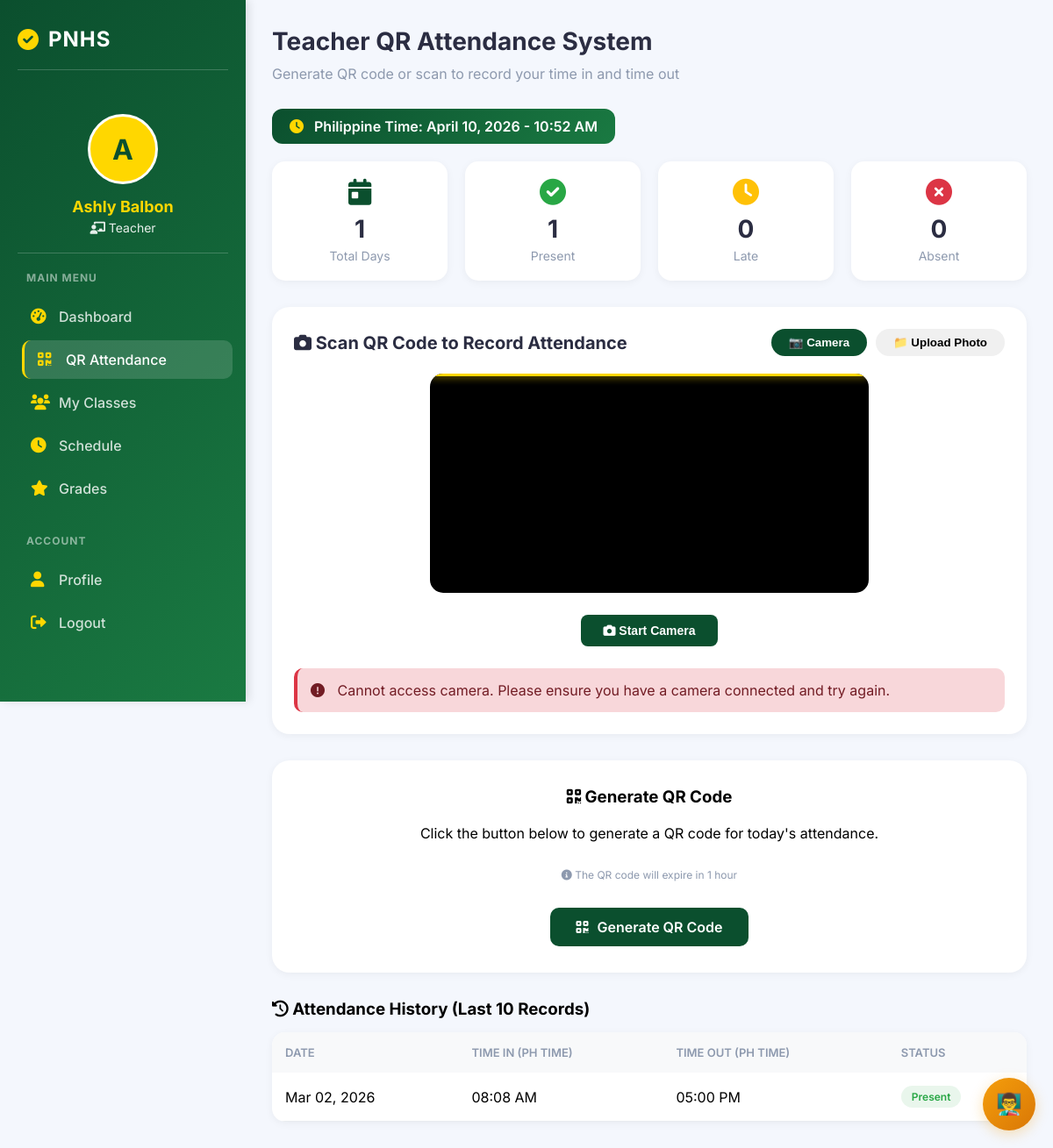
The app's page /teacher/attendance_qr.php (signed in), older data.
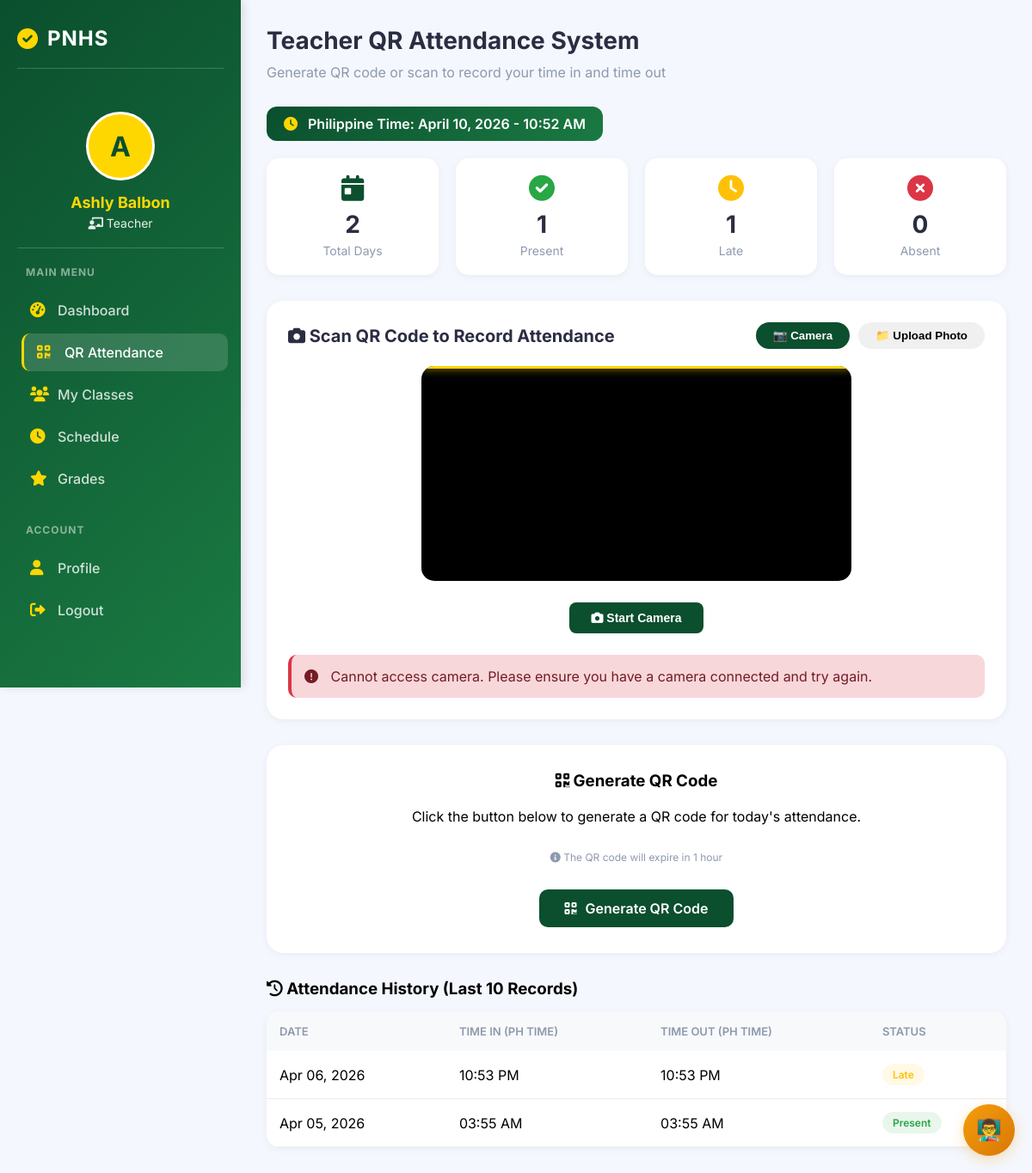
The same page, newer data.
### tables this page shows
CREATE TABLE `teacher_attendance` (
  `id` int(11) NOT NULL,
  `teacher_id` int(11) NOT NULL,
  `date` date NOT NULL,
  `time_in` time DEFAULT NULL,
  `time_out` time DEFAULT NULL,
  `status` enum('Present','Absent','Late','Pending') NOT NULL DEFAULT 'Pending',
  `remarks` text DEFAULT NULL,
  `created_at` timestamp NOT NULL DEFAULT current_timestamp(),
  `qr_token` varchar(100) DEFAULT NULL,
  `session_status` enum('active','used','expired','completed') DEFAULT 'active',
  `expires_at` datetime DEFAULT NULL,
  `updated_at` timestamp NULL DEFAULT NULL ON UPDATE current_timestamp()
);

### teacher/attendance_qr.php (the view, shortened to what this page needs)
<?php
require_once '../config/database.php';
$teacher_id = $_SESSION['user']['id'];
$teacher_name = $_SESSION['user']['fullname'];
$today_stmt = $conn->prepare("
    SELECT * FROM teacher_attendance
    WHERE teacher_id = ? AND date = CURDATE()
    ORDER BY id DESC LIMIT 1
");
$today_stmt->execute([$teacher_id]);
$time_in_recorded = false;
$time_out_recorded = false;
$attendance_completed = false;
$active_session = null;
$today_stmt->execute([$teacher_id]);
$today_attendance = $today_stmt->fetch(PDO::FETCH_ASSOC);
$history_stmt = $conn->prepare("
    SELECT * FROM teacher_attendance
    WHERE teacher_id = ?
    ORDER BY date DESC, created_at DESC
    LIMIT 10
");
$history_stmt->execute([$teacher_id]);
$attendance_history = $history_stmt->fetchAll(PDO::FETCH_ASSOC);
$stats_stmt = $conn->prepare("
    SELECT
        COUNT(*) as total_days,
        SUM(CASE WHEN status = 'Present' THEN 1 ELSE 0 END) as present_days,
        SUM(CASE WHEN status = 'Late' THEN 1 ELSE 0 END) as late_days,
        SUM(CASE WHEN status = 'Absent' THEN 1 ELSE 0 END) as absent_days
    FROM teacher_attendance
    WHERE teacher_id = ?
");
$stats_stmt->execute([$teacher_id]);
$stats = $stats_stmt->fetch(PDO::FETCH_ASSOC);
$qr_url = '';
$ph_time = new DateTime('now', new DateTimeZone('Asia/Manila'));
$ph_time_display = $ph_time->format('h:i A');
$ph_date_display = $ph_time->format('F d, Y');
?>
<!DOCTYPE html>
<html lang="en">
<head>
    <link rel="stylesheet" href="https://cdnjs.cloudflare.com/ajax/libs/font-awesome/6.0.0/css/all.min.css">
</head>
<body>
    <div class="app-container">
        <div class="sidebar">
            <h2>
                <i class="fas fa-check-circle"></i>
                <span>PNHS</span>
            </h2>
            <div class="teacher-info">
                <div class="teacher-avatar">
                    <?php echo strtoupper(substr($teacher_name, 0, 1)); ?>
                </div>
                <h3><?php echo htmlspecialchars($teacher_name); ?></h3>
                <p><i class="fas fa-chalkboard-teacher"></i> Teacher</p>
            </div>
            <div class="menu-section">
                <h3>MAIN MENU</h3>
                <ul class="menu-items">
                    <li><a href="dashboard.php"><i class="fas fa-tachometer-alt"></i> <span>Dashboard</span></a></li>
                    <li><a href="attendance_qr.php" class="active"><i class="fas fa-qrcode"></i> <span>QR Attendance</span></a></li>
                    <li><a href="classes.php"><i class="fas fa-users"></i> <span>My Classes</span></a></li>
                    <li><a href="schedule.php"><i class="fas fa-clock"></i> <span>Schedule</span></a></li>
                    <li><a href="grades.php"><i class="fas fa-star"></i> <span>Grades</span></a></li>
                </ul>
            </div>
            <div class="menu-section">
                <h3>ACCOUNT</h3>
                <ul class="menu-items">
                    <li><a href="profile.php"><i class="fas fa-user"></i> <span>Profile</span></a></li>
                    <li><a href="../auth/logout.php"><i class="fas fa-sign-out-alt"></i> <span>Logout</span></a></li>
                </ul>
            </div>
        </div>
        <div class="main-content">
            <div class="dashboard-header">
                <h1>Teacher QR Attendance System</h1>
                <p>Generate QR code or scan to record your time in and time out</p>
            </div>
            <div class="ph-time">
                <i class="fas fa-clock"></i> Philippine Time: <?php echo $ph_date_display . ' - ' . $ph_time_display; ?>
            </div>
            <div class="stats-grid">
                <div class="stat-card">
                    <i class="fas fa-calendar-day"></i>
                    <div class="stat-number"><?php echo $stats['total_days'] ?? 0; ?></div>
                    <div class="stat-label">Total Days</div>
                </div>
                <div class="stat-card">
                    <i class="fas fa-check-circle" style="color: var(--success);"></i>
                    <div class="stat-number"><?php echo $stats['present_days'] ?? 0; ?></div>
                    <div class="stat-label">Present</div>
                </div>
                <div class="stat-card">
                    <i class="fas fa-clock" style="color: var(--warning);"></i>
                    <div class="stat-number"><?php echo $stats['late_days'] ?? 0; ?></div>
                    <div class="stat-label">Late</div>
                </div>
                <div class="stat-card">
                    <i class="fas fa-times-circle" style="color: var(--danger);"></i>
                    <div class="stat-number"><?php echo $stats['absent_days'] ?? 0; ?></div>
                    <div class="stat-label">Absent</div>
                </div>
            </div>
            <?php if(!$attendance_completed): ?>
            <div class="scanner-container">
                <div class="scanner-header">
                    <h3><i class="fas fa-camera"></i> Scan QR Code to Record Attendance</h3>
                    <div class="tab-buttons">
                        <button class="tab-btn active" onclick="switchTab('camera')">📷 Camera</button>
                        <button class="tab-btn" onclick="switchTab('upload')">📁 Upload Photo</button>
                    </div>
                </div>
                <div id="cameraScannerTab" class="scanner-tab active-tab">
                    <div class="video-container">
                        <video id="video" playsinline autoplay></video>
                    </div>
                    <div class="scanner-controls">
                        <button class="btn-scanner" id="startCameraBtn" onclick="startCamera()">
                            <i class="fas fa-camera"></i> Start Camera
                        </button>
                    </div>
                </div>
                <div class="scan-result" id="scanResult">
                    <div id="scanResultText"></div>
                </div>
            </div>
            <?php endif; ?>
            <div class="qr-card">
                <?php if($attendance_completed): ?>
                    <div class="qr-container">
                        <i class="fas fa-check-circle" style="font-size: 60px; color: var(--success);"></i>
                        <h3>Attendance Completed for Today</h3>
                        <p>You have already recorded both Time In and Time Out.</p>
                        <p><strong>Time In:</strong> <?php echo date('h:i A', strtotime($today_attendance['time_in'])); ?></p>
                        <p><strong>Time Out:</strong> <?php echo date('h:i A', strtotime($today_attendance['time_out'])); ?></p>
                        <p style="margin-top: 20px; color: var(--text-secondary);">You can generate a new QR code tomorrow for the next attendance day.</p>
                    </div>
                <?php else: ?>
                    <div class="qr-container">
                        <h3><i class="fas fa-qrcode"></i> Generate QR Code</h3>
                        <p>Click the button below to generate a QR code for today's attendance.</p>
                        <p style="font-size: 12px; color: var(--text-secondary); margin: 10px 0;">
                            <i class="fas fa-info-circle"></i> The QR code will expire in 1 hour
                        </p>
                        <a href="?generate=1" class="btn-generate">
                            <i class="fas fa-qrcode"></i> Generate QR Code
                        </a>
                    </div>
                <?php endif; ?>
            </div>
            <h3 style="margin: 30px 0 15px;"><i class="fas fa-history"></i> Attendance History (Last 10 Records)</h3>
            <?php if(count($attendance_history) > 0): ?>
            <table class="attendance-table">
                <thead>
                    <tr>
                        <th>Date</th>
                        <th>Time In (PH Time)</th>
                        <th>Time Out (PH Time)</th>
                        <th>Status</th>
                    </tr>
                </thead>
                <tbody>
                    <?php foreach($attendance_history as $record): ?>
                    <tr>
                        <td><?php echo date('M d, Y', strtotime($record['date'])); ?></td>
                        <td>
                            <?php
                            if($record['time_in'] && $record['time_in'] != '00:00:00') {
                                $time_in = new DateTime($record['time_in'], new DateTimeZone('Asia/Manila'));
                                echo $time_in->format('h:i A');
                            } else {
                                echo '--:--';
                            }
                            ?>
                        </td>
                        <td>
                            <?php
                            if($record['time_out'] && $record['time_out'] != '00:00:00') {
                                $time_out = new DateTime($record['time_out'], new DateTimeZone('Asia/Manila'));
                                echo $time_out->format('h:i A');
                            } else {
                                echo '--:--';
                            }
                            ?>
                        </td>
                        <td>
                            <span class="status-badge status-<?php echo $record['status']; ?>">
                                <?php echo $record['status']; ?>
                            </span>
                        </td>
                    </tr>
                    <?php endforeach; ?>
                </tbody>
            </table>
            <?php endif; ?>
        </div>
    </div>
    <?php include('../includes/chatbot_widget_teacher.php'); ?>
</body>
</html>

### includes/chatbot_widget_teacher.php (shortened to what this page needs)
<div class="chatbot-widget-teacher" id="chatbotWidgetTeacher">
    <button class="chat-button-teacher" id="chatButtonTeacher" onclick="toggleChatTeacher()">
        👨‍🏫
    </button>
</div>

### includes/chatbot_widget_teacher.php (style rules this page uses)
.chatbot-widget-teacher { position: fixed; bottom: 20px; right: 20px; z-index: 9999; font-family: 'Inter', -apple-system, BlinkMacSystemFont, 'Segoe UI', Roboto, sans-serif; }
.chat-button-teacher { width: 60px; height: 60px; border-radius: 50%; background: linear-gradient(135deg, #f59e0b, #d97706); color: white; border: none; cursor: pointer; box-shadow: 0 4px 15px rgba(245, 158, 11, 0.3); display: flex; align-items: center; justify-content: center; font-size: 24px; transition: all 0.3s ease; position: relative; animation: pulseTeacher 2s infinite; }

Row changes from the older to the newer data that the page shows:
removed teacher_attendance: date "Mar 02, 2026", time_in "08:08 AM", time_out "05:00 PM", status "Present"
added teacher_attendance: date "Apr 06, 2026", time_in "10:53 PM", time_out "10:53 PM", status "Late"
added teacher_attendance: date "Apr 05, 2026", time_in "03:55 AM", time_out "03:55 AM", status "Present"
Text that changed along with them:
$stats['total_days']: "1" → "2"
$stats['late_days']: "0" → "1"
